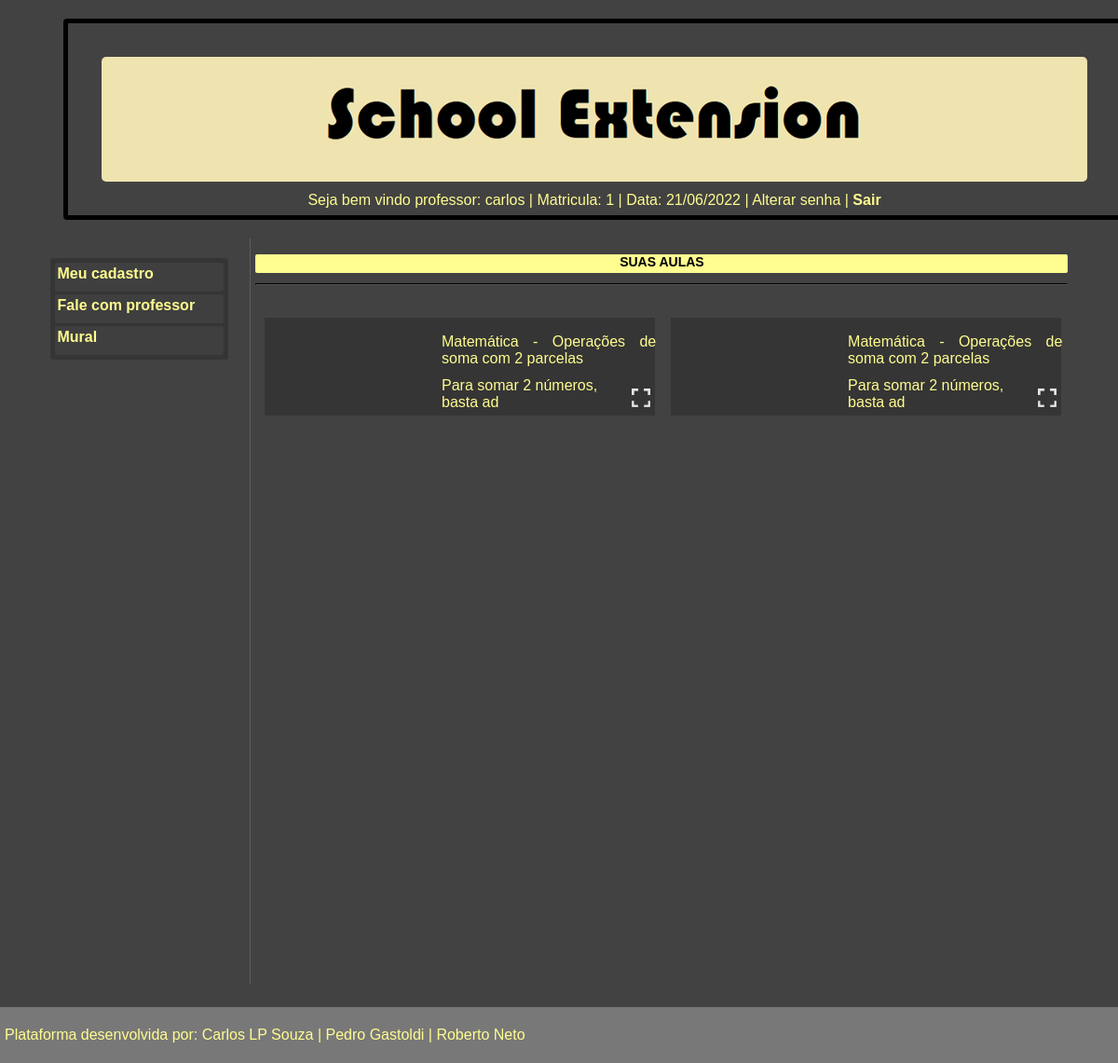
Screenshot of /aluno.php (signed in) with the database file from the repository.
### tables this page shows
CREATE TABLE `users` (
  `id` int(10) NOT NULL,
  `user` varchar(200) NOT NULL,
  `password` varchar(200) NOT NULL,
  `nick` varchar(200) NOT NULL,
  `tipo` varchar(100) NOT NULL,
  `status` int(4) NOT NULL
);

CREATE TABLE `assiste` (
  `id` int(11) NOT NULL,
  `id_aula` int(11) NOT NULL,
  `id_turma` int(11) NOT NULL
);

CREATE TABLE `aulas` (
  `id` int(4) NOT NULL,
  `titulo` varchar(50) NOT NULL,
  `resumo` varchar(10000) NOT NULL,
  `link` varchar(1000) NOT NULL,
  `pergunta` varchar(1000) NOT NULL,
  `resposta` varchar(10000) NOT NULL,
  `id_user` varchar(10) NOT NULL,
  `id_turma` int(10) NOT NULL
);

### database.php (called while the page is built, shortened)
<?php
function DBRead($table, $params = null, $fields = '*'){
	$params = ($params) ? " {$params}": null;
	$query  = "SELECT {$fields} FROM {$table}{$params}";
	$result = DBExecute($query);
	if(!mysqli_num_rows($result))
		return false;
	else {
		while ($res = mysqli_fetch_assoc($result)) {
			$data [] = $res;
		};
		return $data;
	}
}
function DBExecute($query, $insertID = false){
	$link   = DBConnect();
	$result = @mysqli_query($link, $query) or die(mysqli_error($link));
	return $result;
}
?>

### aluno.php (the view, shortened to what this page needs)
<!DOCTYPE html>
<html lang="pt-br">
<head><meta http-equiv="Content-Type" content="text/html; charset=utf-8">
<link href="css/estilos.css" rel="stylesheet" type="text/css"/>
<link href="css/estilos_aluno.css" rel="stylesheet" type="text/css"/>
<link href="css/estilospca.css" rel="stylesheet" type="text/css"/>
</head>
<body>
<?php
require_once("database.php");
$user = $_SESSION['user'];
$acesso = DBRead('users', "WHERE user='$user'");
if ($acesso == true){
	foreach ($acesso as $dt){
			$id_user = $dt['id'];
			$tipo    = $dt['tipo'];
			$nick    = $dt['nick'];
		}
}
else{
	header("Refresh: 0;url=index.php");
	echo "<script>alert('Usuário ou senha inválidos')</script>";
}
?>
<div class="conteiner">
<header id='logo'>
	<div class="bg"><img src="imagens/logo.png"></div>
	<div class="inf_login">
		Seja bem vindo <?php echo $tipo;?>: <?php echo $nick;?> | Matricula:  <?php echo $id_user;?>
		| Data: <?php print (date('d/m/Y')); ?> |
		Alterar senha
		 | <a href='index.php' onclick="session_destroy()">Sair</a>
	</div>
</header>
<article class='painel_esq_desk'>
	<ul>
		<li><a onclick="showcadalunos();">Meu cadastro</a></li>
		<li><a onclick="showcadalunos();">Fale com professor</a></li>
		<li><a onclick="showcadalunos();">Mural</a></li>
	</ul>
</article>
<article class='painel_dir_desk' id="painel_turmas" style="display: block;">
	<h1>SUAS AULAS</h1><hr>
	<div class="linhas_card">
	    <br>
		<?php
			$bsc_aulas = DBRead('aulas au', "join assiste ass on ass.id_aula = au.id");
			if ($bsc_aulas != null){
				foreach ($bsc_aulas as $dt){
					$id         = $dt['id_aula'];
					$titulo     = $dt['titulo'];
					$resumo     = $dt['resumo'];
					$link       = $dt['link'];
			$corrige_link       = str_replace('watch?v=',  'embed/', $link );
					print "<div class='linha_aluno_aula'>";
					print "<div class='link_aula'><iframe width='180' height='101.25' src='".$corrige_link."' frameborder='0' allow='accelerometer; autoplay; encrypted-media; gyroscope; picture-in-picture' allowfullscreen></iframe></div>";
					print "<div class='aluno_titulo'><p>".$titulo."</p></div>";
					print "<div class='aluno_resumo' title=".$resumo.">".mb_strimwidth($resumo, 0, 30)."</div>";
					print "<div class='icone_abrir'><img src='img/abrir.png' width='20' height='20'  alt='icone abre aula' title='Clique para abrir a aula' onclick='abreJanela_aula($id)'></div>";
					print "</div>";
				}
			}
				else{
					print('Você não possui aulas liberadas.');
				}
		?>
</article>
</div>
<footer>
	<p>Plataforma desenvolvida por: Carlos LP Souza | Pedro Gastoldi | Roberto Neto</p>
</footer>
</body>
</html>

### css/estilos.css (style rules this page uses)
.conteiner { position: absolute; margin-left: 4%; width: 92%; box-sizing: border-box; }
.inf_login { position: relative; float: right; text-align: center; width: 100%; }
article { position: relative; margin-top: 1px; width: 100%; margin-left: 0px; }
h1 { font-size: 14px; background-color: #FFFC90; color: black; height: 20px; text-align: center; border-radius: 2px; }
.painel_esq_desk { position: relative; float: left; width: 20%; height: 100vh; margin: 0%; padding: 0.5%; border-right: solid 1px rgba(120,120,120,0.5); box-sizing: border-box; }
.painel_dir_desk { position: relative; float: left; right: 0px; width: 80%; height: auto; min-height: 150px; margin: 0%; padding: 0.5%; text-align: right; box-sizing: border-box; }
ul { background-color: rgba(0,0,0,0.2); width: 90%; padding: 2px; border-radius: 3px; }
li { list-style: none; margin: 3px; height: 25px; padding: 3px; border-radius: 3px; background-color: rgba(66,66,66,0.8); }
iframe { border-radius: 5px; }
.linha_aluno_aula { position: relative; justify-content: flex-start; display: flex; background-color: rgba(0,0,0,0.2); margin: 1%; left: 1px; float: left; width: 48%; min-height: 105px; }
.link_aula { position: absolute; height: 100vh; padding: auto 2px auto 2px; }
.aluno_titulo { position: absolute; top: 1px; left: 190px; text-align: left; width: 55%; }
.aluno_resumo { position: absolute; bottom: 5px; left: 190px; text-align: left; width: 50%; }
.icone_abrir { position: absolute; bottom: 5px; right: 5px; text-align: right; width: 50%; }
footer { position: fixed; margin-left: 0px; bottom: 0px; width: 100%; background-color: rgba(120,120,120,1); box-sizing: border-box; padding: 5px; }

### css/estilospca.css (style rules this page uses)
body { left: 0px; top: 0px; margin: 0px; font-family: Arial; background-color: #424242; color: #FFFC90; }
p { color: #FFFC90; text-align: justify; }
a { color: #FFFC90; text-decoration: none; font-weight: bold; }
hr { border-color: black; }
#logo { width: 95vw; border: 5px solid black; border-radius: 4px; padding: 25px; margin: 20px; box-sizing: border-box; text-align: center; }
.bg { width: 98%; background-color: #EFE3AF; border-radius: 5px; margin: 1%; box-sizing: border-box; }

### rows the page displays
users: tipo "professor", nick "carlos", id "1"
assiste: id_aula.titulo "Matemática - Operações de soma com 2 parcelas", id_aula.resumo "Para somar 2 números, basta ad"
assiste: id_aula.titulo "Matemática - Operações de soma com 2 parcelas", id_aula.resumo "Para somar 2 números, basta ad"
